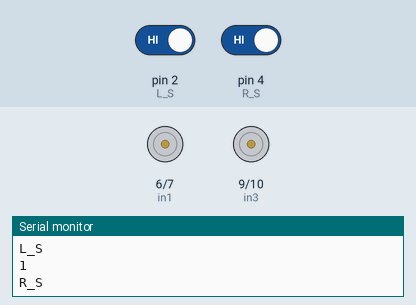
Recording of a sketch running on a simulated Arduino Uno, built with avr-gcc and run on an emulated ATmega328P. Parts: motor-driver pin pairs drawn as motors (green arrow = first pin HIGH = forward, orange = second pin HIGH = backward, longer = more drive, scaled by the enable pin), the last lines printed to the serial monitor. Inputs (shaded band) come from the test bench; at power-on: pin 2 (L_S) HIGH, pin 4 (R_S) HIGH.

Above: at 2.2 s.
2.3 s: pin 2 (L_S) driven LOW
At 3.1 s:
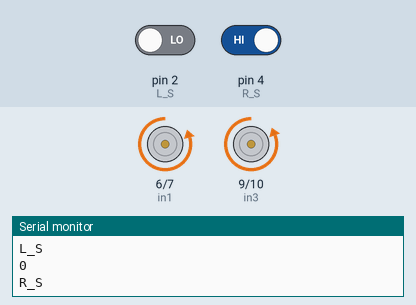
3.8 s: pin 4 (R_S) driven LOW
At 4.2 s:
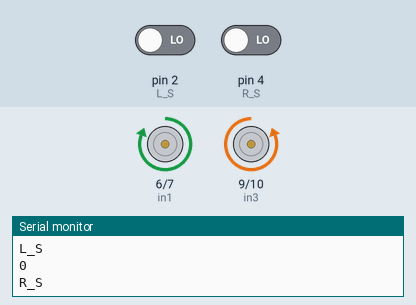
5.3 s: pin 2 (L_S) driven HIGH
At 6.4 s:
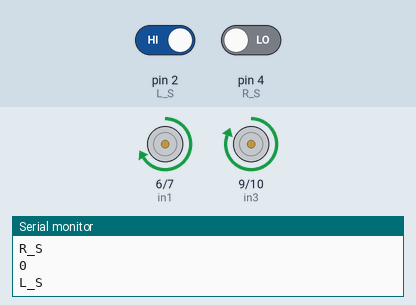
6.8 s: pin 4 (R_S) driven HIGH
At 7.5 s:
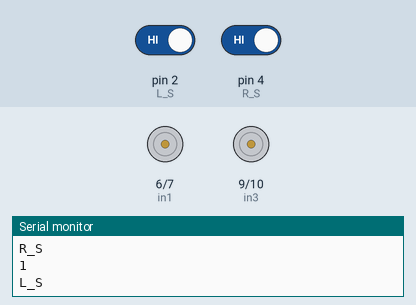
Timing chart, 0 to 9.3 s (numbered marks = the images above; inputs shaded):
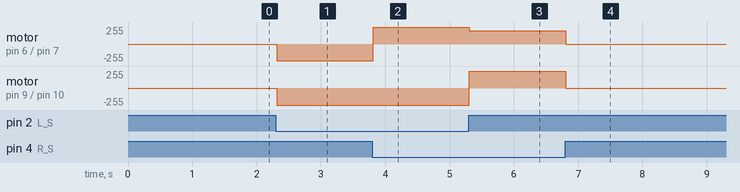

The sketch:

dec.ino
```cpp
#define enA 5//Enable1 L293 Pin enA

#define in1 6 //Motor1  L293 Pin in1

#define in2 7 //Motor1  L293 Pin in1

#define in3 9 //Motor2  L293 Pin in1

#define in4 10 //Motor2  L293 Pin in1

#define enB 8 //Enable2 L293 Pin enB

#define R_S 4//ir sensor Right

#define L_S 2 //ir sensor Left

void setup(){
  Serial.begin(9600);

pinMode(R_S, INPUT);

pinMode(L_S, INPUT);

pinMode(enA, INPUT);

pinMode(in1, OUTPUT);

pinMode(in2, OUTPUT);

pinMode(in3, OUTPUT);

pinMode(in4, OUTPUT);

pinMode(enB, INPUT);

analogWrite(enA, 250); // Write The Duty Cycle 0 to 255 Enable Pin A for Motor1 Speed
analogWrite(enB, 250);

delay(1000);

}

void loop(){

  int R=digitalRead(R_S);
   Serial.println("R_S" );
   Serial.println(R );

   int L=digitalRead(L_S);
   Serial.println("L_S");
   Serial.println(L);

if((digitalRead(R_S) == 0)&&(digitalRead(L_S) == 0)){forward();}   //if Right Sensor and Left Sensor are at White color then it will call forword function

if((digitalRead(R_S) == 1)&&(digitalRead(L_S) == 0)){turnRight();} //if Right Sensor is Black and Left Sensor is White then it will call turn Right function

if((digitalRead(R_S) == 0)&&(digitalRead(L_S) == 1)){turnLeft();}  //if Right Sensor is White and Left Sensor is Black then it will call turn Left function

if((digitalRead(R_S) == 1)&&(digitalRead(L_S) == 1)){Stop();} //if Right Sensor and Left Sensor are at Black color then it will call Stop function

}

void forward(){  //forword

digitalWrite(in1, HIGH); //Right Motor forword Pin

digitalWrite(in2, LOW);  //Right Motor backword Pin

digitalWrite(in3, LOW);  //Left Motor backword Pin

digitalWrite(in4, HIGH); //Left Motor forword Pin

analogWrite(enA, 255); // Write The Duty Cycle 0 to 255 Enable Pin A for Motor1 Speed
analogWrite(enB, 255);

}

void turnRight(){ //turnRight

digitalWrite(in1, LOW);  //Right Motor forword Pin

digitalWrite(in2, HIGH); //Right Motor backword Pin

digitalWrite(in3, LOW);  //Left Motor backword Pin

 digitalWrite(in4, HIGH); //Left Motor forword Pin

analogWrite(enA, 200); // Write The Duty Cycle 0 to 255 Enable Pin A for Motor1 Speed
analogWrite(enB, 200);

}

void turnLeft(){ //turnLeft

digitalWrite(in1, HIGH); //Right Motor forword Pin

digitalWrite(in2, LOW);  //Right Motor backword Pin

digitalWrite(in3, HIGH); //Left Motor backword Pin

digitalWrite(in4, LOW);  //Left Motor forword Pin

analogWrite(enA, 200); // Write The Duty Cycle 0 to 255 Enable Pin A for Motor1 Speed
analogWrite(enB, 200);

}

void Stop(){ //stop

digitalWrite(in1, LOW); //Right Motor forword Pin

digitalWrite(in2, LOW); //Right Motor backword Pin

digitalWrite(in3, LOW); //Left Motor backword Pin

digitalWrite(in4, LOW); //Left Motor forword Pin
analogWrite(enA, 255); // Write The Duty Cycle 0 to 255 Enable Pin A for Motor1 Speed
analogWrite(enB, 255);
}
```

Measured:
- after the input at 2.3 s, motor on pin 6 (in1) / pin 7 (in2): stopped → backward 250/255 at once; motor on pin 9 (in3) / pin 10 (in4): stopped → backward 255/255 at once
- after the input at 3.8 s, motor on pin 6 (in1) / pin 7 (in2): backward 250/255 → forward 255/255 at once
- after the input at 5.3 s, motor on pin 6 (in1) / pin 7 (in2): forward 255/255 → forward 200/255 at once; motor on pin 9 (in3) / pin 10 (in4): backward 255/255 → forward 255/255 at once
- after the input at 6.8 s, motor on pin 6 (in1) / pin 7 (in2): forward 200/255 → stopped at once; motor on pin 9 (in3) / pin 10 (in4): forward 255/255 → stopped at once
